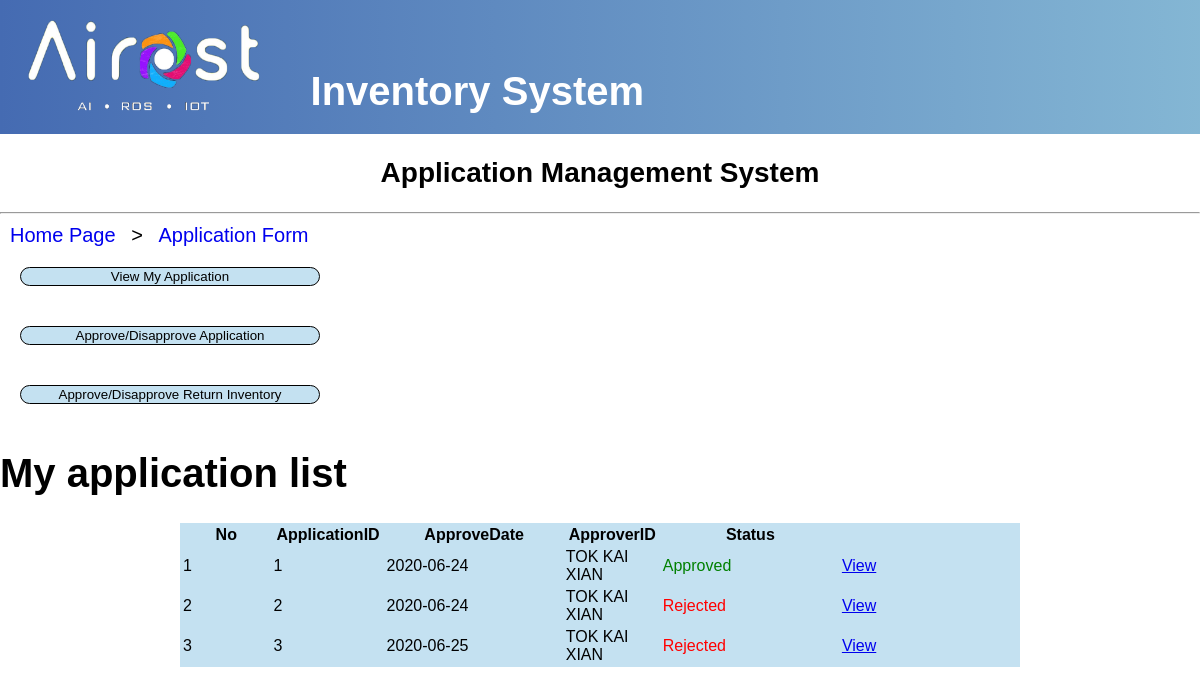
/php/applicationlist.php (signed in), run on the app's committed database.
### tables this page shows
CREATE TABLE `application` (
  `ApplicationID` int(20) NOT NULL,
  `ApplicantID` int(255) NOT NULL,
  `ApproverID` int(20) DEFAULT NULL,
  `Amount` int(20) NOT NULL,
  `AppliedDate` date NOT NULL,
  `BorrowDate` date NOT NULL,
  `ReturnDate` date NOT NULL,
  `ApprovedDate` date DEFAULT NULL,
  `Description` varchar(255) DEFAULT NULL,
  `Status` varchar(20) NOT NULL,
  `InventoryID` int(20) NOT NULL,
  `Reason` varchar(255) DEFAULT NULL,
  PRIMARY KEY (`ApplicationID`),
  KEY `Amount` (`Amount`) USING BTREE,
  KEY `FK_ApplicantID` (`ApplicantID`) USING BTREE,
  KEY `FK_ApproverID` (`ApproverID`) USING BTREE,
  KEY `FK_BorrowItemID` (`InventoryID`) USING BTREE
);

CREATE TABLE `user` (
  `UserID` int(20) NOT NULL,
  `Name` varchar(255) NOT NULL,
  `Password` varchar(255) NOT NULL,
  `Email` varchar(50) NOT NULL,
  `Phone` varchar(20) NOT NULL,
  `Position` varchar(20) NOT NULL,
  PRIMARY KEY (`UserID`)
);

### php/applicationlist.php (the view, shortened to what this page needs)
<?php
require_once('dbconfig.php');
$uid = $_SESSION['uid'];
$sql='SELECT * FROM `application`WHERE `ApplicantID`='.$uid;
$result=mysqli_query($db_connection,$sql);
$counter=1;
?>
    <head>
        <link rel="stylesheet" type="text/css" href="../css/header.css" />
        <link rel="stylesheet" type="text/css" href="../css/applicationlist.css" />
    </head>
    <body>
        <div class="header">
            <img src="../img/logo.png" alt="Logo">
            <h1>Inventory System</h1>
        </div>
        <div class="refLink">
            <h2> Application Management System</h2>
            <hr>
            <a href="homepage.php">Home Page</a><p>&nbsp>&nbsp</p><a href="viewapplication.html">Application Form</a>
        </div>
        <div class = "form2">
            <a href ="applicationlist.php"><input type="button" class="ViewMyApp" value="View My Application"/></a><br>
            <a href ="requestlist.html"><input type="button" class="AppStatus" value="Approve/Disapprove Application"/></a><br>
            <a href ="inventorystatus.html">  <input type="button" class="InventoryStatus" value="Approve/Disapprove Return Inventory"/></a><br>
        <h1 class="title">My application list</h1>
        </div>
        <table class="applicationlist" style="width:70%; background-color:#C4E1F1; margin:auto; margin-bottom:200px;">
          <tr>
            <th style="width:10%;">No</th>
            <th style="width:10%;">ApplicationID</th>
            <th style="width:20%;">ApproveDate</th>
            <th style="width:10%;">ApproverID</th>
            <th style="width:20%;">Status</th>
            <th style="width:20%;"></th>
          </tr>
          <?php while($row=mysqli_fetch_assoc($result)){
            $sql3="SELECT * FROM `user` WHERE `UserID`=".$uid;
            $result3=mysqli_query($db_connection,$sql3);
            $row3=mysqli_fetch_assoc($result3); ?>
          <tr>
          <td><?php echo $counter; $counter++; ?></td>
          <td><?php echo $row['ApplicationID'];?></td>
          <td><?php echo $row['ApprovedDate'];?></td>
          <td><?php echo $row3['Name'];?></td>
            <?php if($row['ApproverID']=="0") { ?>
              <td style="color:yellow;">Pending</td>
              <td><a href="update_application.php?applicationid=<?php echo $row['ApplicationID'];?>">Edit</a></td>
            <?php }
            elseif($row['Reason']=="") { ?>
              <td style="color:green;">Approved</td>
                <td><a href="view_application.php?applicationid=<?php echo $row['ApplicationID'];?>">View</a></td>
            <?php }
            else{ ?>
              <td style="color:red;">Rejected</td>
              <td><a href="view_application.php?applicationid=<?php echo $row['ApplicationID'];?>">View</a></td>
            <?php } ?>
          </tr>
          <?php } ?>
        </table>

### css/header.css (style rules this page uses)
body { margin: 0; font-family: sans-serif; font-size: 20px; }
.header { background-image: linear-gradient(to right,rgba(69, 107, 178, 1.0), rgba(101, 164, 201, 0.8)); width: 100%; }
.header img { width: 300px; height: 125px; }
.header h1 { position: relative; display:inline; bottom: 20px; left: 5px; color: white; }

### css/applicationlist.css (style rules this page uses)
.refLink h2 { font-size: 28px; text-align: center; }
div.refLink a, div.refLink p { padding-left: 10px; display: inline; text-decoration: none; }
input.ViewMyApp { margin: 20px; width: 300px; border-radius: 25px; border: 1px solid black; background-color: #C4E1F1; }
input.InventoryStatus { margin: 20px; width: 300px; border-radius: 25px; border: 1px solid black; background-color: #C4E1F1; }
input.AppStatus { margin: 20px; width: 300px; border-radius: 25px; border: 1px solid black; background-color: #C4E1F1; }

### data on the page
application: ApplicationID "1", ApprovedDate "2020-06-24", user.Name "TOK KAI XIAN"
application: ApplicationID "2", ApprovedDate "2020-06-24", user.Name "TOK KAI XIAN"
application: ApplicationID "3", ApprovedDate "2020-06-25", user.Name "TOK KAI XIAN"
